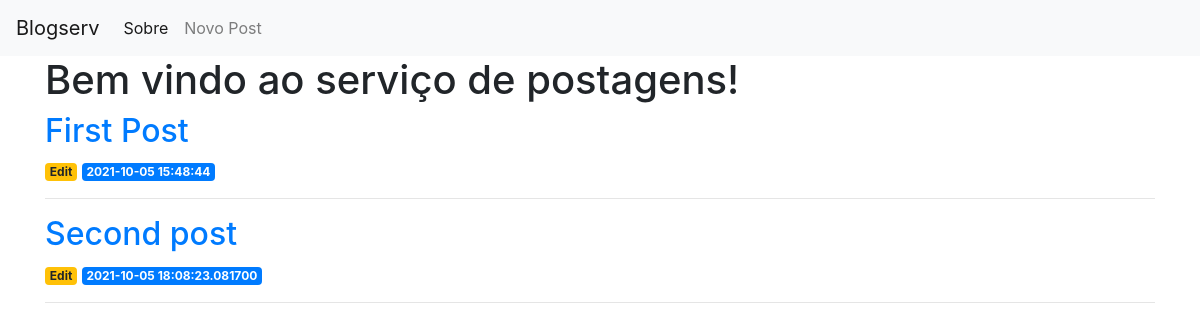
Before: / with the older database file.
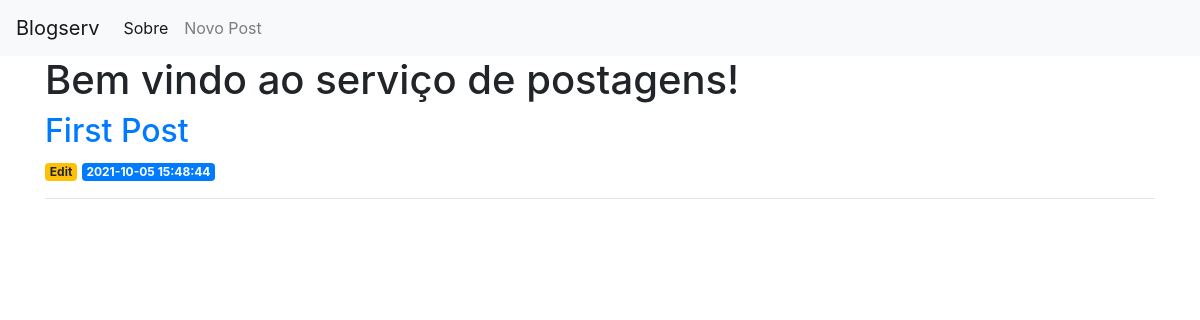
After: the same page with the newer database file.
### app.py (models this page shows)
class Posts(db.Model):
    id = db.Column(db.Integer, primary_key=True)
    created = db.Column(db.DateTime, default=datetime.datetime.utcnow)
    title = db.Column(db.String(99), nullable=False)
    content = db.Column(db.String(200), nullable=False)

### app.py (the view)
@app.route('/')
def index():
    posts = Posts.query.all()
    return render_template('index.html', posts=posts)

### templates/index.html
{% extends 'base.html' %}
{% block content %}
<h1>{% block title %} Bem vindo ao serviço de postagens! {% endblock %}</h1>
{% for post in posts %}
<a href="{{ url_for('post', post_id=post['id']) }}">
  <h2>{{ post['title'] }}</h2>
</a>
<a href="{{ url_for('edit', id=post['id']) }}">
  <span class="badge badge-warning">Edit</span>
</a>
<span class="badge badge-primary">{{ post['created'] }}</span>
<hr>
{% endfor %}
{% endblock %}

### templates/base.html (shortened to what this page needs)
<!doctype html>
<html lang="en">
<head>
  <link rel="stylesheet" href="https://stackpath.bootstrapcdn.com/bootstrap/4.3.1/css/bootstrap.min.css"
>
</head>
<body>
  <nav class="navbar navbar-expand-md navbar-light bg-light">
    <a class="navbar-brand" href="{{ url_for('index')}}">Blogserv</a>
    <div class="collapse navbar-collapse" id="navbarNav">
      <ul class="navbar-nav">
        <li class="nav-item active">
          <a class="nav-link" href="#">Sobre</a>
        </li>
        <li class="nav-item">
          <a class="nav-link" href="{{url_for('create')}}">Novo Post</a>
        </li>
      </ul>
    </div>
  </nav>
  <div class="container">
    {% block content %} {% endblock %}
  </div>
</body>
</html>

Changed rows visible on the page:
removed Posts: title "Second post", created "2021-10-05 18:08:23.081700"
